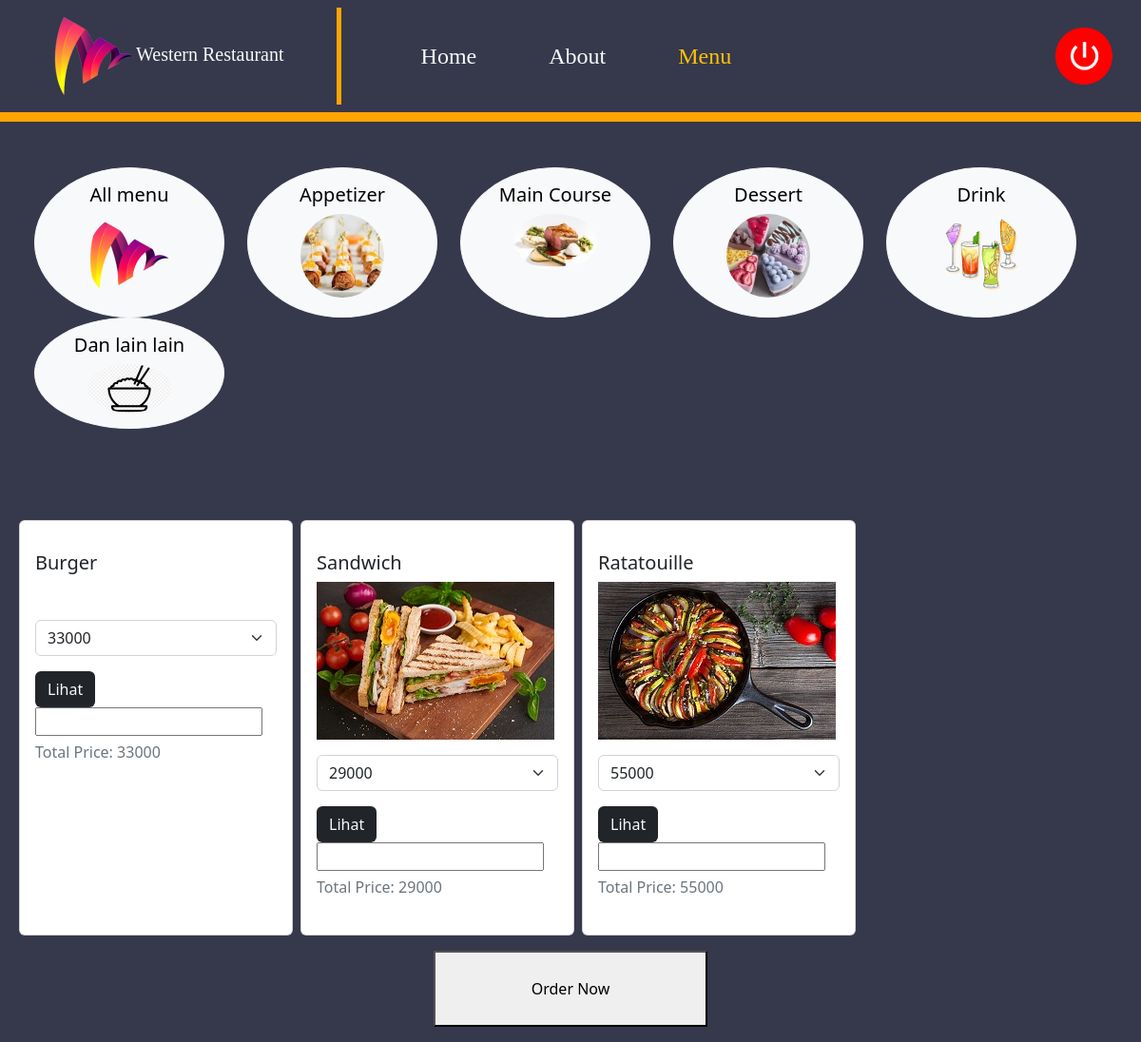
The app's page /menu-users.php?category=appetizer (signed in) with its own data.
### tables this page shows
CREATE TABLE `food` (
  `id_food` int(11) NOT NULL,
  `nama` varchar(50) NOT NULL,
  `keterangan` text NOT NULL,
  `harga` int(6) NOT NULL,
  `rating` float NOT NULL,
  `gambar` varchar(50) NOT NULL,
  `category` varchar(20) NOT NULL
);

### functions/functions-food.php (called while the page is built, shortened)
<?php
    include 'connection.php';
    function queryFunction($query){
        global $connect;
        $rows = [];
        $result = mysqli_query($connect, $query);
        while($row = mysqli_fetch_assoc($result)){
            $rows[] = $row;
        }
        return $rows;
    }
?>

### menu-users.php (the view, shortened to what this page needs)
<?php
    include 'functions/functions-food.php';
    if($_GET['category'] == "all"){
        $food = queryFunction("SELECT * FROM food WHERE category='appetizer' OR category='main course' OR category='dessert' OR category='drink'");
    }else{
        $food = queryFunction("SELECT * FROM food WHERE category='$_GET[category]'");
    }
    $length = end($food);
    $menu = [
        [
            'id' => 1,
            'name' => "All menu",
            'category' => "all",
            'img' => "assets/logo_background/logo-restaurant.png",
        ],
        [
            'id' => 2,
            'name' => "Appetizer",
            'category' => "appetizer",
            'img' => "assets/logo_background/appetizer.jpg",
        ],
        [
            'id' => 3,
            'name' => "Main Course",
            'category' => "main course",
            'img' => "assets/logo_background/main_course.jpg",
        ],
        [
            'id' => 4,
            'name' => "Dessert",
            'category' => "dessert",
            'img' => "assets/logo_background/dessert.jpg",
        ],
        [
            'id' => 5,
            'name' => "Drink",
            'category' => "drink",
            'img' => "assets/logo_background/drink.png",
        ],
        [
            'id' => 6,
            'name' => "Dan lain lain",
            'category' => "dan lain lain",
            'img' => "assets/logo_background/dll.jpg",
        ],
    ]
?>
<!DOCTYPE html>
<html lang="en">
<head>
    <link rel="stylesheet" href="assets/css/styleHomeUsers.css">
    <link href="https://cdn.jsdelivr.net/npm/bootstrap@5.2.2/dist/css/bootstrap.min.css" rel="stylesheet">
</head>
<body>
    <div class="menu-main-page">
    <nav class="navbar navbar-expand-lg navbar-light sticky-top">
        <a class="navbar-brand logo-restaurant text-light" href="#"><img src="assets/logo_background/logo-restaurant.png" alt="Logo-Restaurant">Western Restaurant</a>
        <div class="collapse navbar-collapse" id="navbarNav">
            <ul class="navbar-nav">
            <li class="nav-item active navbar-menu">
                <a class="nav-link text-light text-menu" href="home-users.php">Home</a>
            </li>
            <li class="nav-item navbar-menu">
                <a class="nav-link text-light text-menu" href="about-users.php">About</a>
            </li>
            <li class="nav-item navbar-menu">
                <a class="nav-link text-warning text-menu" href="menu-users.php?category=all">Menu</a>
            </li>
            </ul>
        </div>
        <a href="logout-users.php" class="logout"><img src="assets/logo_background/logout.png" alt="logout"></a>
    </nav>
    <div>
        <div class="container-fluid mt-5">
            <div class="d-flex flex-wrap">
                <?php foreach($menu as $row) : ?>
                    <a href="menu-users.php?category=<?= $row["category"]; ?>" class="ms-4 pt-3 pb-3 btn btn-light" style="width: 200px; border-radius: 50%;">
                        <div>
                            <h5><?= $row["name"]; ?></h5>
                            <img src="<?= $row["img"]; ?>" alt="category-image" style="border-radius: 50%;">
                        </div>
                    </a>
                <?php endforeach; ?>
            </div>
        </div>
        <div>
        <div class="container-fluid mt-5">
            <form action="" method="POST">
            <div class="d-flex flex-wrap">
                    <?php foreach($food as $row) : ?>
                    <div class="card ms-2 mt-5 pt-3 pb-3" style="width: 18rem;">
                        <div class="card-body">
                                <h5 class="card-title"><?= $row["nama"]; ?></h5>
                                <p class="card-image"><img src="img/<?= $row["gambar"]; ?>" alt=""></p>
                                <div class="input-group mb-3">
                                    <select class="form-select" id="price<?= $row['id_food']; ?>">
                                        <option selected><?= $row["harga"]; ?></option>
                                    </select>
                                </div>
                                <a href="lihat-menu.php?id_food=<?= $row['id_food']; ?>" class="btn bg-dark text-light">Lihat</a>
                                <input type="number" name="quantity<?= $row['id_food']; ?>" id="quantity<?= $row['id_food']; ?>">
                                <h6 class="card-subtitle mb-2 text-muted mt-2" id="total-price<?= $row['id_food']; ?>">Total Price: <?= $row["harga"]; ?></h6>
                            </div>
                        </div>
                    <?php endforeach; ?>
                </div>
                <center class="mt-3 pb-3" >
                    <button type="submit" name="order" style="width: 18rem; height: 5rem;">Order Now</button>
                </center>
            </form>
        </div>
    </div>
    </div>
</body>
</html>

### assets/css/styleHomeUsers.css (style rules this page uses)
.menu-main-page { background-color: #36384C; background-repeat: repeat-x; }
.logo-restaurant { border-right: 5px solid orange; font-family: 'Poppins'; padding: 55px; }
.navbar { border-bottom: 10px solid orange; background: #36384C; }
.navbar-menu { font-family: 'Poppins'; font-style: normal; font-weight: 400; font-size: 24px; line-height: 45px; margin-left: 60px; }
.logout { padding-right: 30px; }

### records on screen
food: nama "Burger", harga+id_food "33000", harga "33000"
food: nama "Sandwich", gambar (picture), harga+id_food "29000", harga "29000"
food: nama "Ratatouille", gambar (picture), harga+id_food "55000", harga "55000"

### other values on screen
$row["name"] "All menu"
$row["name"] "Appetizer"
$row["name"] "Main Course"
$row["name"] "Dessert"
$row["name"] "Drink"
$row["name"] "Dan lain lain"
